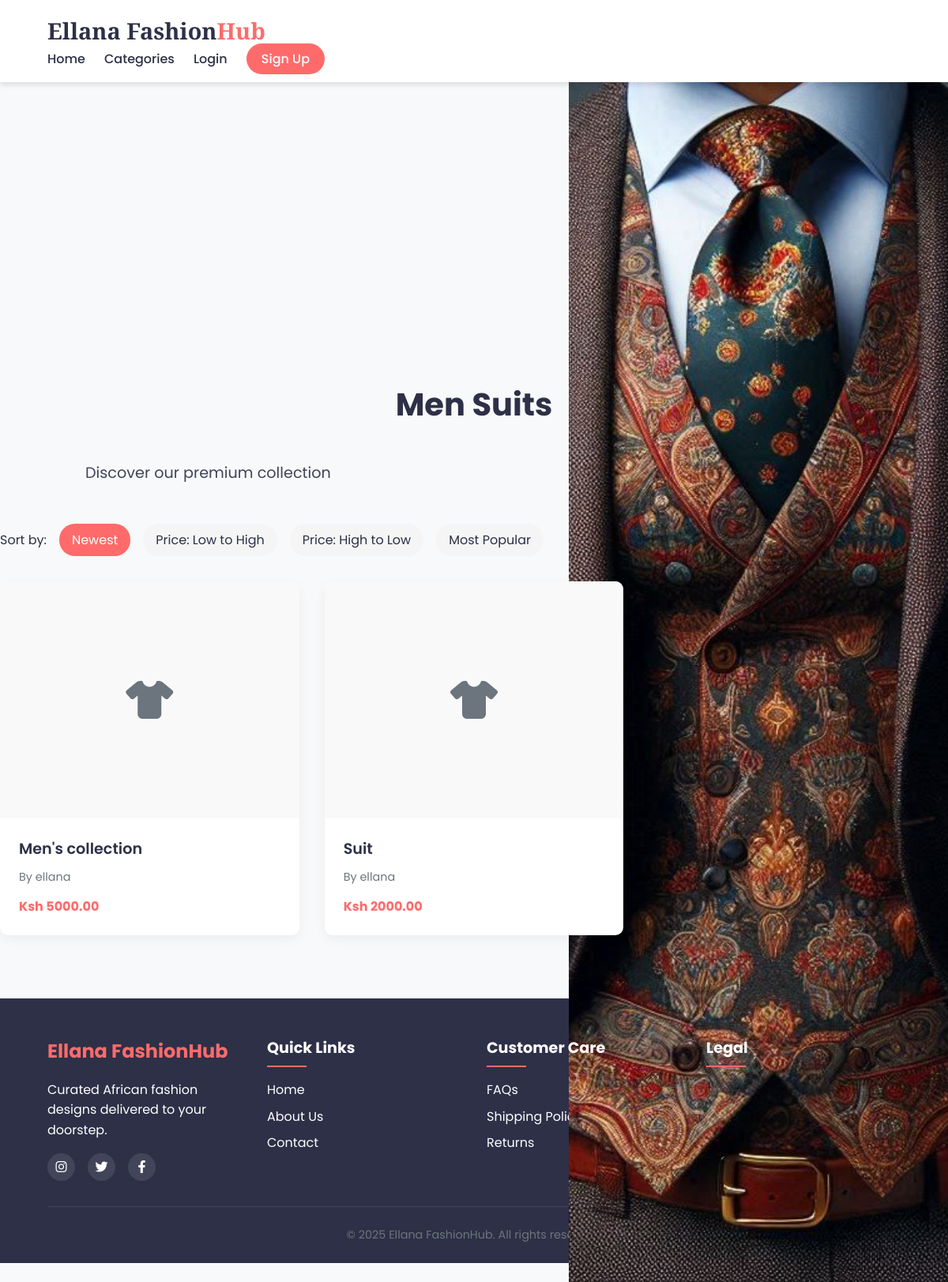
/categories/men-shoes/, run on the app's committed database.
### core/models.py (models this page shows, shortened)
class Category(models.Model):
    name = models.CharField(max_length=120, unique=True)
    slug = models.SlugField(max_length=140, unique=True)
    image = models.ImageField(upload_to='categories/', null=True, blank=True)
    color = models.CharField(max_length=20, default='blue')  # for category color coding
    featured = models.BooleanField(default=False)  # for featured categories

class Outfit(models.Model):
    name = models.CharField(max_length=200)
    description = models.TextField(blank=True)
    price = models.DecimalField(max_digits=10, decimal_places=2, default=0)
    category = models.ForeignKey(Category, on_delete=models.SET_NULL, null=True, blank=True)
    designer = models.ForeignKey(Profile, on_delete=models.SET_NULL, null=True, related_name='outfits')
    created_at = models.DateTimeField(auto_now_add=True)
    updated_at = models.DateTimeField(auto_now=True)
    image = models.ImageField(upload_to='outfits/', null=True, blank=True)
    is_active = models.BooleanField(default=True)

class Profile(models.Model):
    user = models.OneToOneField(User, on_delete=models.CASCADE)
    bio = models.TextField(blank=True)
    phone = models.CharField(max_length=30, blank=True)
    is_seller = models.BooleanField(default=False)  # single seller flag
    profile_image = models.ImageField(upload_to='profiles/', null=True, blank=True)

### core/views.py (the view)
# urls.py: path('categories/<slug:slug>/', CategoryDetailView.as_view(), name='category_detail'),
class CategoryDetailView(DetailView):
    model = Category
    template_name = 'core/category_detail.html'
    context_object_name = 'category'
    slug_field = 'slug'
    slug_url_kwarg = 'slug'
    def get_context_data(self, **kwargs):
        context = super().get_context_data(**kwargs)
        category = self.object
        outfits = Outfit.objects.filter(
            category=category,
            is_active=True
        ).select_related('designer')
        sort = self.request.GET.get('sort', 'newest')
        if sort == 'price_low':
            outfits = outfits.order_by('price')
        elif sort == 'price_high':
            outfits = outfits.order_by('-price')
        elif sort == 'popular':
            outfits = outfits.annotate(
                num_orders=Count('orderitem')
            ).order_by('-num_orders')
        else:  # newest
            outfits = outfits.order_by('-created_at')
        context['outfits'] = outfits
        context['sort'] = sort
        return context

### core/templates/core/category_detail.html (shortened to what this page needs)
{% extends 'core/base.html' %}
{% load static %}
{% block content %}
<section class="category-detail-section">
  <div class="container">
    <div class="category-header" style="--bg-color: {{ category.color|default:'var(--primary)' }};"></div>
      <div class="category-header-content">
        <h1 class="category-title">{{ category.name }}</h1>
        <p class="category-description">{{ category.description|default:"Discover our premium collection" }}</p>
      </div>
      {% if category.image %}
      <div class="category-header-image">
        <img src="{{ category.image.url }}" alt="{{ category.name }}">
      </div>
      {% endif %}
    </div>
    <div class="sorting-options">
      <span>Sort by:</span>
      <a href="?sort=newest" class="sort-option {% if sort == 'newest' %}active{% endif %}">Newest</a>
      <a href="?sort=price_low" class="sort-option {% if sort == 'price_low' %}active{% endif %}">Price: Low to High</a>
      <a href="?sort=price_high" class="sort-option {% if sort == 'price_high' %}active{% endif %}">Price: High to Low</a>
      <a href="?sort=popular" class="sort-option {% if sort == 'popular' %}active{% endif %}">Most Popular</a>
    </div>
    <div class="outfits-grid">
      {% for outfit in outfits %}
      <div class="outfit-card">
        <a href="{% url 'outfit_detail' outfit.id %}">
          <div class="outfit-image-container">
            {% if outfit.images.first %}
            <img src="{{ outfit.images.first.image.url }}" alt="{{ outfit.name }}" class="outfit-image">
            {% else %}
            <div class="outfit-placeholder">
              <i class="fas fa-tshirt"></i>
            </div>
            {% endif %}
          </div>
          <div class="outfit-info">
            <h3 class="outfit-name">{{ outfit.name }}</h3>
            <p class="outfit-designer">By {{ outfit.designer.user.username }}</p>
            <div class="outfit-price">
              <span class="current-price">Ksh {{ outfit.price }}</span>
            </div>
          </div>
        </a>
      </div>
      {% empty %}
      <div class="no-outfits">
        <img src="{% static 'images/empty-collection.svg' %}" alt="No outfits available">
        <h3>No outfits found in this category</h3>
        <a href="{% url 'outfit_list' %}" class="btn-primary">Browse All Outfits</a>
      </div>
      {% endfor %}
    </div>
</section>
{% endblock %}

### core/static/css/style.css (style rules this page uses)
:root { --primary: #FF6B6B; --secondary: #5F4B8B; --accent: #FFD166; --dark: #2D3047; --light: #F8F9FA; --gray: #6C757D; --success: #28A745; --error: #DC3545; --warning: #FD7E14; --info: #17A2B8; --shadow: 0 4px 6px rgba(0, 0, 0, 0.1); --transition: all 0.3s ease; }
* { margin: 0; padding: 0; box-sizing: border-box; }
body { font-family: 'Poppins', sans-serif; color: var(--dark); background-color: var(--light); line-height: 1.6; }
.container { width: 90%; max-width: 1200px; margin: 0 auto; }
a { text-decoration: none; color: inherit; }
.outfit-card { background: white; border-radius: 10px; overflow: hidden; box-shadow: 0 4px 12px rgba(0, 0, 0, 0.05); transition: all 0.3s ease; position: relative; }
.category-title { padding: 1.5rem; font-size: 1.3rem; font-weight: 600; text-align: center; color: var(--dark); transition: all 0.3s ease; }
.category-detail-section { padding: 3rem 0; }
.category-header { display: flex; flex-direction: column; border-radius: 12px; overflow: hidden; margin-bottom: 3rem; color: white; position: relative; min-height: 200px; }
.category-header-content { padding: 3rem; z-index: 2; position: relative; }
.category-header-image { position: absolute; right: 0; bottom: 0; width: 40%; height: 100%; }
.category-header-image img { width: 100%; height: 100%; object-fit: cover; object-position: center; }
.category-title { font-size: 2.5rem; font-weight: 700; margin-bottom: 1rem; }
.category-description { font-size: 1.2rem; opacity: 0.9; max-width: 600px; }
.sorting-options { display: flex; align-items: center; gap: 1rem; margin-bottom: 2rem; flex-wrap: wrap; }
.sort-option { padding: 0.5rem 1rem; border-radius: 20px; background: #f5f5f5; color: var(--dark); text-decoration: none; transition: all 0.3s ease; }
.sort-option.active { background: var(--primary); color: white; }
.outfits-grid { display: grid; grid-template-columns: repeat(auto-fill, minmax(280px, 1fr)); gap: 2rem; }
.outfit-card { background: white; border-radius: 10px; overflow: hidden; box-shadow: 0 5px 15px rgba(0,0,0,0.05); transition: all 0.3s ease; }
.outfit-image-container { position: relative; height: 300px; overflow: hidden; }
.outfit-placeholder { width: 100%; height: 100%; display: flex; align-items: center; justify-content: center; background: #f9f9f9; color: var(--gray); font-size: 3rem; }
.outfit-info { padding: 1.5rem; }
.outfit-name { font-size: 1.2rem; font-weight: 600; margin-bottom: 0.5rem; }
.outfit-designer { color: var(--gray); font-size: 0.9rem; margin-bottom: 0.8rem; }
.outfit-price { display: flex; align-items: center; gap: 0.8rem; }
.current-price { font-weight: 700; color: var(--primary); }

### data on the page
Category: name "Men Suits", image (picture)
Outfit: name "Men's collection", designer.user.username "ellana", price "5000.00"
Outfit: name "Suit", designer.user.username "ellana", price "2000.00"

### other printed values
{{ category.description|default:"Discover our premium collection" }} "Discover our premium collection"
